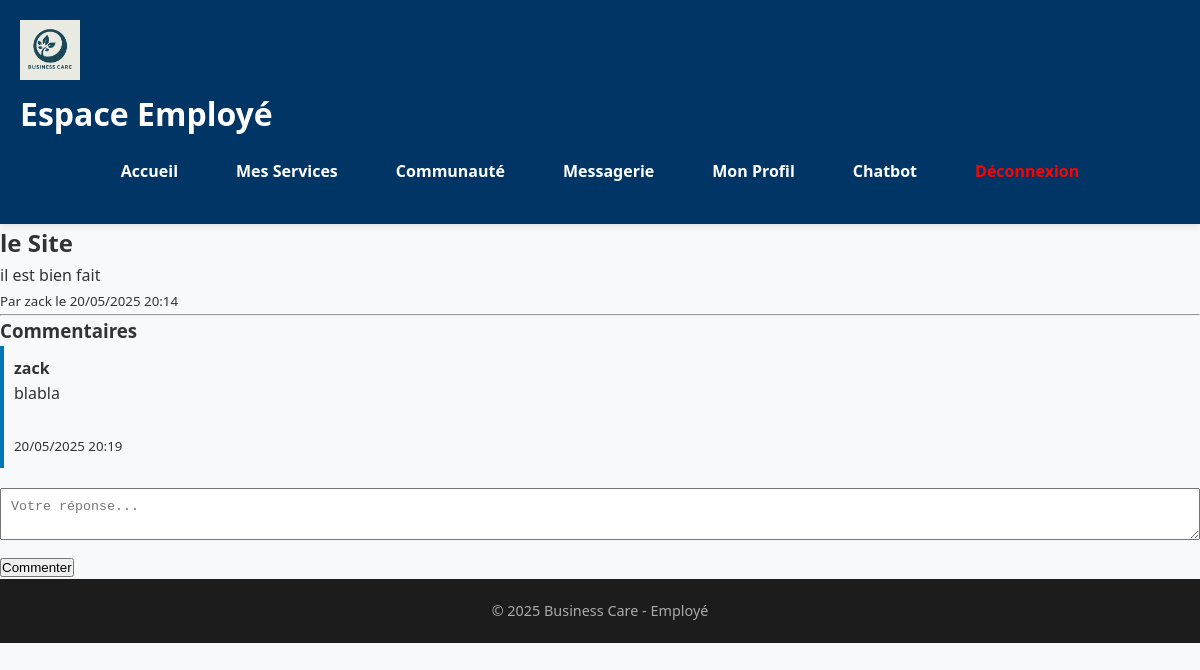
Page /employee/post.php?id=2 (signed in) on the committed database.
### tables this page shows
CREATE TABLE `community_posts` (
  `id` int(11) NOT NULL,
  `user_id` int(11) NOT NULL,
  `title` varchar(255) NOT NULL,
  `content` text NOT NULL,
  `created_at` timestamp NOT NULL DEFAULT CURRENT_TIMESTAMP
);

CREATE TABLE `users` (
  `id` int(11) NOT NULL,
  `company_id` int(11) DEFAULT NULL,
  `name` varchar(100) NOT NULL,
  `firstname` varchar(100) DEFAULT NULL,
  `email` varchar(100) NOT NULL,
  `phone` varchar(20) DEFAULT NULL,
  `password` varchar(255) NOT NULL,
  `role` enum('admin','client','employee','provider') NOT NULL,
  `position` varchar(100) DEFAULT NULL,
  `status` enum('pending','approved','rejected') DEFAULT 'pending',
  `created_at` timestamp NOT NULL DEFAULT CURRENT_TIMESTAMP,
  `archive_reason` text,
  `first_login` tinyint(1) DEFAULT '1'
);

CREATE TABLE `community_comments` (
  `id` int(11) NOT NULL,
  `post_id` int(11) NOT NULL,
  `user_id` int(11) NOT NULL,
  `comment` text NOT NULL,
  `created_at` timestamp NOT NULL DEFAULT CURRENT_TIMESTAMP
);

### employee/post.php (the view, shortened to what this page needs)
<?php
include 'includes/header.php';
$post_id = (int) $_GET['id'];
$stmt = $pdo->prepare("
    SELECT p.*, u.firstname
    FROM community_posts p
    JOIN users u ON p.user_id = u.id
    WHERE p.id = ?
");
$stmt->execute([$post_id]);
$post = $stmt->fetch();
$comments = $pdo->prepare("
    SELECT c.comment, c.created_at, u.firstname
    FROM community_comments c
    JOIN users u ON c.user_id = u.id
    WHERE c.post_id = ?
    ORDER BY c.created_at ASC
");
$comments->execute([$post_id]);
?>
<main class="form-section">
    <h2><?= htmlspecialchars($post['title']) ?></h2>
    <p><?= nl2br(htmlspecialchars($post['content'])) ?></p>
    <small>Par <?= htmlspecialchars($post['firstname']) ?> le <?= date('d/m/Y H:i', strtotime($post['created_at'])) ?></small>
    <hr>
    <h3>Commentaires</h3>
    <?php foreach ($comments as $comment): ?>
        <div style="margin-bottom:15px; padding:10px; background:#f8f9fa; border-left:4px solid #0077b6;">
            <strong><?= htmlspecialchars($comment['firstname']) ?></strong><br>
            <?= nl2br(htmlspecialchars($comment['comment'])) ?><br>
            <small><?= date('d/m/Y H:i', strtotime($comment['created_at'])) ?></small>
        </div>
    <?php endforeach; ?>
    <form method="POST" action="add_comment.php" style="margin-top: 20px;">
        <textarea name="comment" placeholder="Votre réponse..." required style="width:100%;padding:10px;"></textarea>
        <button type="submit" style="margin-top:10px;">Commenter</button>
    </form>
</main>
<?php include 'includes/footer.php'; ?>

### assets/css/style.css (style rules this page uses)
* { margin: 0; padding: 0; box-sizing: border-box; }
:root { --primary: #003566; --secondary: #ffc300; --light: #f8f9fa; --dark: #1c1c1c; --text: #333; --accent: #0077b6; }
html, body { height: 100%; display: flex; flex-direction: column; }
body { font-family: 'Segoe UI', Tahoma, Geneva, Verdana, sans-serif; background-color: var(--light); color: var(--text); line-height: 1.6; }

### rows in the picture
community_posts: title "le Site", content "il est bien fait", user.firstname "zack", created_at "20/05/2025 20:14"
community_comments: user.firstname "zack", comment "blabla", created_at "20/05/2025 20:19"
